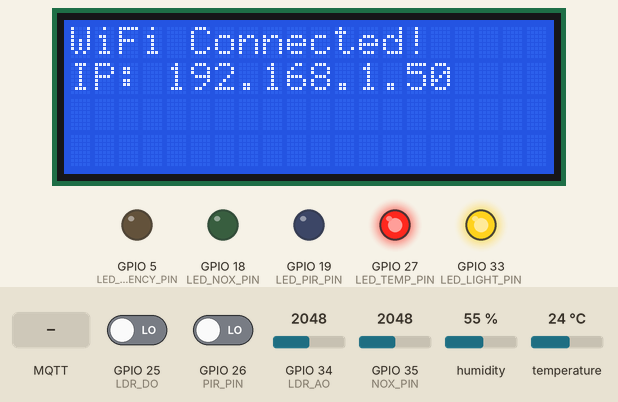
Bench run of a program on a simulated ESP32. Shown: 20×4 character LCD, output pins drawn as LEDs (lit = HIGH). Inputs (shaded band) come from the test bench; at power-on: GPIO 25 (LDR_DO) LOW, GPIO 26 (PIR_PIN) LOW, GPIO 34 (LDR_AO) = 2048, GPIO 35 (NOX_PIN) = 2048, humidity 55 %, temperature 24 °C. WiFi joins after 1.5 s; servers stay silent unless stated; no MQTT or app messages arrive unless stated; what the program prints to the serial monitor is not drawn.

Above: at 5.2 s.
5.3 s: MQTT message "HIGH" arrives on the first subscribed topic
At 7.8 s:
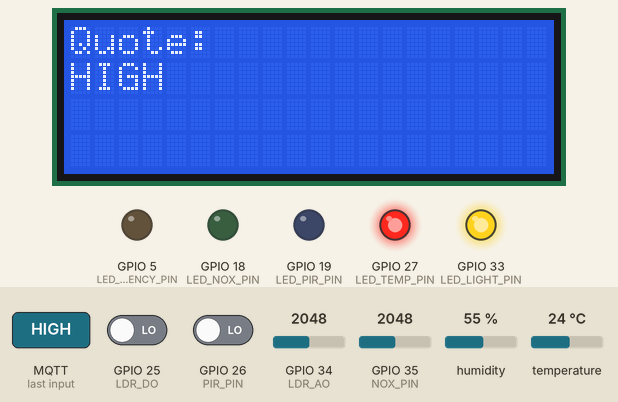
12.1 s: MQTT message "MEDIUM" arrives on the first subscribed topic
At 15.3 s:
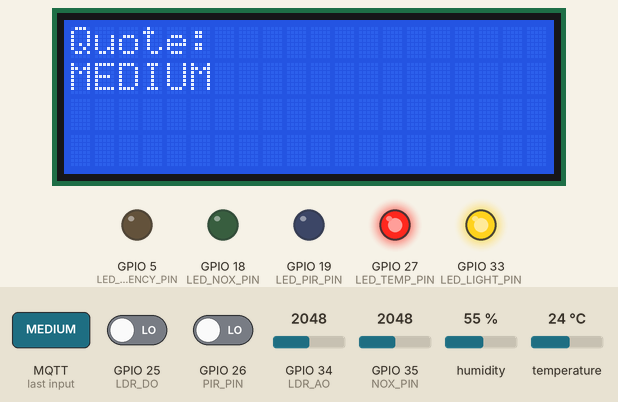
18.6 s: MQTT message "1" arrives on the first subscribed topic
At 21.6 s:
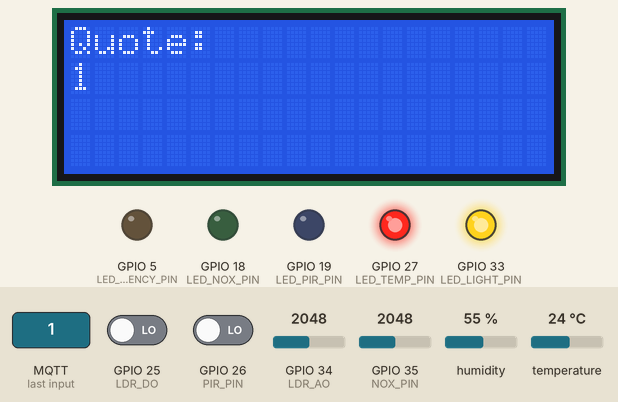
25.0 s: MQTT message "on" arrives on the first subscribed topic
At 27.8 s:
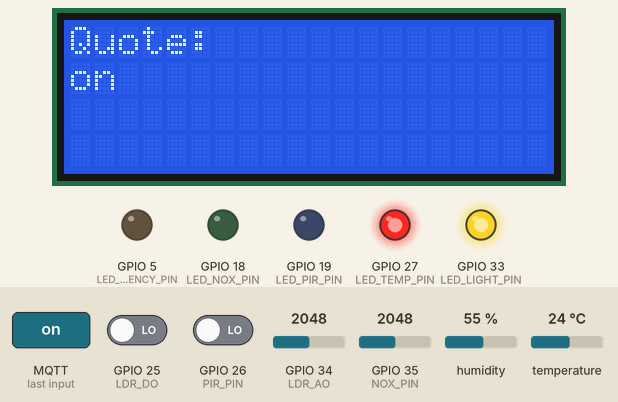
31.5 s: MQTT message "off" arrives on the first subscribed topic
At 34.1 s:
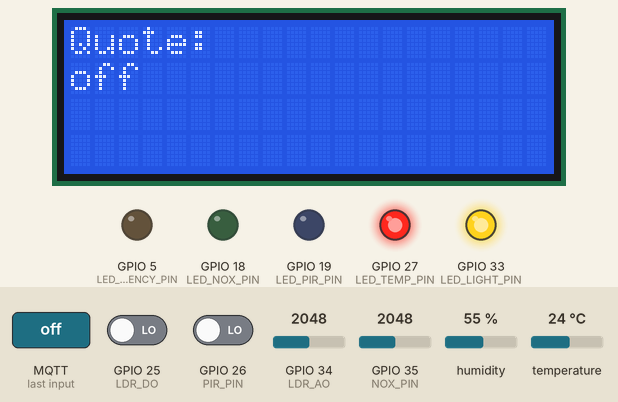
38.0 s: MQTT message "HIGH" arrives on the second subscribed topic
At 40.2 s:
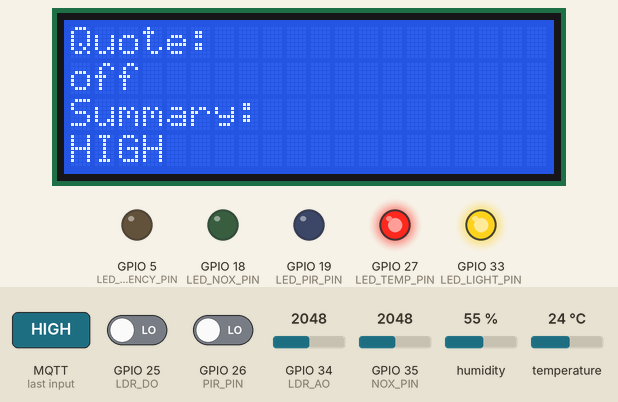
Timing chart, 0 to 44.5 s (numbered marks = the images above; inputs shaded):
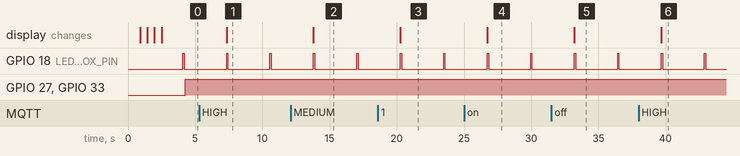

The program:

main.cpp
```cpp
#include <WiFi.h>
#include <PubSubClient.h>
#include <Wire.h>
#include <LiquidCrystal_I2C.h>
#include <DHT.h>

// --- Wi-Fi and MQTT Configuration ---
const char* ssid = "Nyiwg 9A"; // Your Wi-Fi Name
const char* password = "aaaaa11111"; // Your Wi-Fi Password
const char* mqttServer = "test.mosquitto.org"; // MQTT Broker Host
const int mqttPort = 1883;
const char* mqttClientId = "ESP32Client-AuraLink-V1"; // Unique ID for the client

// --- MQTT TOPICS (Must match Python backend) ---
#define TOPIC_SENSOR_DATA "auralink/sensor/data"
#define TOPIC_DISPLAY_QUOTE "auralink/display/quote"
#define TOPIC_DISPLAY_SUMMARY "auralink/display/summary"
#define TOPIC_URGENCY_LED "auralink/urgency/led"

// --- Hardware Definitions ---
#define DHTPIN 4
#define DHTTYPE DHT22
#define LDR_AO 34
#define LDR_DO 25
#define NOX_PIN 35
#define PIR_PIN 26
#define LED_TEMP_PIN 27      // Temperature LED
#define LED_LIGHT_PIN 33     // Light Level LED
#define LED_NOX_PIN 18       // NOx/Air Quality Status LED
#define LED_PIR_PIN 19       // PIR Motion Blink LED
#define LED_URGENCY_PIN 5    // **NEW**: Dedicated LED for Urgency (e.g., Red LED)

// I2C LCD (address confirmed by scanner)
#define I2C_SDA 21
#define I2C_SCL 22
LiquidCrystal_I2C lcd(0x27, 20, 4);

DHT dht(DHTPIN, DHTTYPE);

// --- Communication Objects ---
WiFiClient espClient;
PubSubClient client(espClient);

// --- Non-Blocking Blinking Variables for PIR LED ---
unsigned long previousMillisPIR = 0;
const long intervalPIR = 100;
int ledStatePIR = LOW;

// --- Helper Functions Declaration ---
void connectToWiFi();
void reconnectMQTT();
void callback(char* topic, byte* payload, unsigned int length);
void printLineFmt(uint8_t row, const char* fmt, ...);

// ------------------------------------------------------------------
// --- Helper: Print Padded LCD Line ---
// ------------------------------------------------------------------
void printLineFmt(uint8_t row, const char* fmt, ...) {
  char buf[21];
  va_list ap;
  va_start(ap, fmt);
  vsnprintf(buf, sizeof(buf), fmt, ap);
  va_end(ap);

  lcd.setCursor(0, row);
  lcd.print(buf);
  // pad to end of line
  uint8_t len = strlen(buf);
  for (uint8_t i = len; i < 20; i++) lcd.print(' ');
}

// ------------------------------------------------------------------
// --- MQTT Callback: Handles Messages from Backend ---
// ------------------------------------------------------------------
void callback(char* topic, byte* payload, unsigned int length) {
  Serial.print("Message arrived [");
  Serial.print(topic);
  Serial.print("] ");

  // Convert payload to String
  String message = "";
  for (int i = 0; i < length; i++) {
    message += (char)payload[i];
  }
  Serial.println(message);

  if (strcmp(topic, TOPIC_DISPLAY_QUOTE) == 0) {
    // Show Quote on the first two lines
    lcd.clear();
    printLineFmt(0, "Quote:");
    // Display the first part of the quote
    printLineFmt(1, "%s", message.substring(0, 20).c_str());
  } else if (strcmp(topic, TOPIC_DISPLAY_SUMMARY) == 0) {
    // Show Summary on the last two lines
    printLineFmt(2, "Summary:");
    // Display the first part of the summary
    printLineFmt(3, "%s", message.substring(0, 20).c_str());
  } else if (strcmp(topic, TOPIC_URGENCY_LED) == 0) {
    // Control the Urgency LED based on the one-word response
    if (message.indexOf("HIGH") != -1) {
      digitalWrite(LED_URGENCY_PIN, HIGH); // Turn on for HIGH urgency
    } else if (message.indexOf("MEDIUM") != -1) {
      // Could implement a slow blink for MEDIUM
    } else {
      digitalWrite(LED_URGENCY_PIN, LOW); // Turn off for LOW urgency
    }
  }
}

// ------------------------------------------------------------------
// --- MQTT Connection Logic ---
// ------------------------------------------------------------------
void reconnectMQTT() {
  // Loop until we're reconnected
  while (!client.connected()) {
    Serial.print("Attempting MQTT connection...");
    // Attempt to connect
    if (client.connect(mqttClientId)) {
      Serial.println("connected");
      // Subscribe to topics where the backend publishes data
      client.subscribe(TOPIC_DISPLAY_QUOTE);
      client.subscribe(TOPIC_DISPLAY_SUMMARY);
      client.subscribe(TOPIC_URGENCY_LED);
    } else {
      Serial.print("failed, rc=");
      Serial.print(client.state());
      Serial.println(" trying again in 5 seconds");
      // Wait 5 seconds before retrying
      delay(5000);
    }
  }
}

// ------------------------------------------------------------------
// --- WiFi Connection Logic ---
// ------------------------------------------------------------------
void connectToWiFi() {
  Serial.println("\nAttempting to connect to WiFi network: " + String(ssid));
  lcd.clear();
  printLineFmt(0, "Connecting to WiFi...");
  WiFi.begin(ssid, password);

  int attempts = 0;
  while (WiFi.status() != WL_CONNECTED && attempts < 20) {
    delay(500);
    Serial.print(".");
    if (attempts % 5 == 0) {
      Serial.println();
      Serial.printf("Attempt %d - WiFi status: %d\n", attempts + 1, WiFi.status());
    }
    printLineFmt(1, "Attempt: %d", attempts + 1);
    attempts++;
  }

  if (WiFi.status() == WL_CONNECTED) {
    Serial.println("\nWiFi connected");
    Serial.print("IP address: ");
    Serial.println(WiFi.localIP());
    printLineFmt(0, "WiFi Connected!");
    printLineFmt(1, "IP: %s", WiFi.localIP().toString().c_str());
    delay(1500);
  } else {
    Serial.println("\nFailed to connect to WiFi.");
    printLineFmt(0, "WiFi Failed!");
    printLineFmt(1, "Check Credentials");
    delay(5000);
    ESP.restart(); // Restart if connection fails
  }
}

// ------------------------------------------------------------------
// --- Setup ---
// ------------------------------------------------------------------
void setup() {
  Serial.begin(115200);
  Serial.println("\nAuraLink ESP32 Starting...");
  dht.begin();
  Serial.println("DHT sensor initialized");

  // Initialize Pins
  pinMode(LDR_DO, INPUT);
  pinMode(PIR_PIN, INPUT);
  pinMode(LED_TEMP_PIN, OUTPUT);
  pinMode(LED_LIGHT_PIN, OUTPUT);
  pinMode(LED_NOX_PIN, OUTPUT);
  pinMode(LED_PIR_PIN, OUTPUT);
  pinMode(LED_URGENCY_PIN, OUTPUT); // **Setup NEW Urgency LED**
  Serial.println("All pins initialized");

  // Explicit I2C pins for ESP32
  Wire.begin(I2C_SDA, I2C_SCL);

  // LCD init
  lcd.init();
  lcd.backlight();
  lcd.clear();
  lcd.setCursor(0, 0);
  lcd.print("AuraLink ESP32 Start");
  delay(800);

  // Connection Setup
  connectToWiFi();
  client.setServer(mqttServer, mqttPort);
  client.setCallback(callback);
}

// ------------------------------------------------------------------
// --- Main Loop ---
// ------------------------------------------------------------------
void loop() {
  // Check and maintain MQTT connection
  if (!client.connected()) {
    reconnectMQTT();
  }
  client.loop(); // Required to process incoming MQTT messages

  // --- Sensor Readings ---
  float h = dht.readHumidity();
  float t = dht.readTemperature();

  int ldrAnalog = analogRead(LDR_AO);
  int ldrPercent = map(ldrAnalog, 4095, 0, 0, 100);
  ldrPercent = constrain(ldrPercent, 0, 100);

  int ldrDigital = digitalRead(LDR_DO);
  int noxRaw = analogRead(NOX_PIN);
  int noxPercent = map(noxRaw, 0, 4095, 0, 100);
  noxPercent = constrain(noxPercent, 0, 100);

  int pirState = digitalRead(PIR_PIN);

  // --- DHT Error Check ---
  if (isnan(h) || isnan(t)) {
    Serial.println("DHT22 read error");
    printLineFmt(0, "DHT22 Error");
    printLineFmt(1, "Check wiring");
    delay(1000);
    return;
  }

  // --- Serial Output ---
  Serial.printf("Temp: %.1f C | Hum: %.1f %% | Light: %d%% | NOx: %d%% | PIR: %d\n",
                t, h, ldrPercent, noxPercent, pirState);

  // =========================================================
  // --- Publish Sensor Data to Backend ---
  // =========================================================
  // Create JSON payload
  char jsonBuffer[256];
  snprintf(jsonBuffer, sizeof(jsonBuffer),
           "{\"temperature\":%.1f, \"humidity\":%.1f, \"light_percent\":%d, \"nox_percent\":%d}",
           t, h, ldrPercent, noxPercent);

  // Publish the data
  client.publish(TOPIC_SENSOR_DATA, jsonBuffer);
  Serial.printf("Published to %s: %s\n", TOPIC_SENSOR_DATA, jsonBuffer);

  // =========================================================
  // --- Local LED Logic (UNCHANGED) ---
  // =========================================================

  // NEW LED Logic 1: NOx / Air Quality (LED_NOX_PIN)
  if (noxPercent <= 30) {
    digitalWrite(LED_NOX_PIN, LOW);
  } else if (noxPercent > 60) {
    digitalWrite(LED_NOX_PIN, HIGH);
  } else {
    // Caution: BLINK (Blocking delay is less impactful due to long main delay)
    digitalWrite(LED_NOX_PIN, HIGH);
    delay(100);
    digitalWrite(LED_NOX_PIN, LOW);
    delay(100);
  }

  // NEW LED Logic 2: PIR Motion (LED_PIR_PIN) - Non-Blocking
  if (pirState == HIGH) {
    unsigned long currentMillis = millis();
    if (currentMillis - previousMillisPIR >= intervalPIR) {
      previousMillisPIR = currentMillis;
      ledStatePIR = !ledStatePIR;
      digitalWrite(LED_PIR_PIN, ledStatePIR);
    }
  } else {
    digitalWrite(LED_PIR_PIN, LOW);
    ledStatePIR = LOW;
  }

  // Original LED Logic: Temperature Alert (LED_TEMP_PIN)
  if (t > 30 || t < 20) {
    digitalWrite(LED_TEMP_PIN, HIGH);
    delay(150);
    digitalWrite(LED_TEMP_PIN, LOW);
    delay(150);
  } else {
    digitalWrite(LED_TEMP_PIN, HIGH);
  }

  // Original LED Logic: Light Level Indication (LED_LIGHT_PIN)
  digitalWrite(LED_LIGHT_PIN, (ldrPercent > 50) ? LOW : HIGH);

  // IMPORTANT: Set a long delay for data publishing and WDT management
  delay(3000);
}
```

Measured:
- after the input at 5.3 s, the display: changes after 2.0 s (image 1)
- after the input at 12.1 s, the display: changes after 1.7 s (image 2)
- after the input at 18.6 s, the display: changes after 1.7 s (image 3)
- after the input at 25.0 s, the display: changes after 1.7 s (image 4)
- after the input at 31.5 s, the display: changes after 1.7 s (image 5)
- after the input at 38.0 s, the display: changes after 1.7 s (image 6)
- by itself, GPIO 18 (LED_NOX_PIN): alternates HIGH for 0.10 s and LOW for 3.1 s
